Frame 1 (no input): blank canvas, image omitted
Frame 60 (no input): blank canvas, image omitted
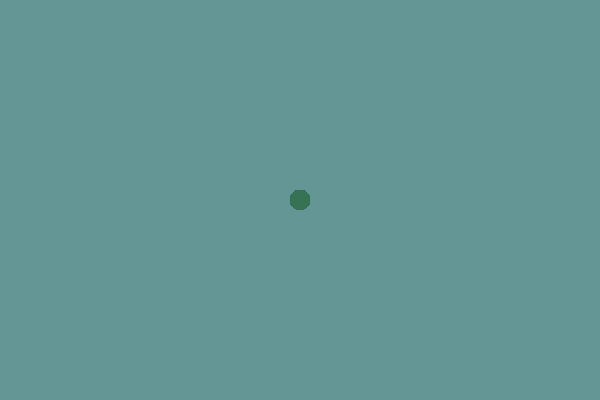
Frame 120 (the mouse pressed at the canvas centre since frame 60)

The p5.js sketch whose frames 1 and 60 were blank and that drew this single picture after the mouse press (run headless with seeded random() and noise() and a simulated clock; from frame 60 on, the mouse is pressed at the canvas centre):

// p5.js sketch
// ── sketch.js
var newHeight = 20;
var newWidth = 20;
//setup function executes once
function setup(){
    createCanvas(600,400);
    background(100,150,150);
}

//draw functions loops forever
function draw(){
    if(mouseIsPressed){
 noStroke();
fill(55,114,85);
 ellipse(mouseX,mouseY,newWidth,newHeight);

    }
   
}
